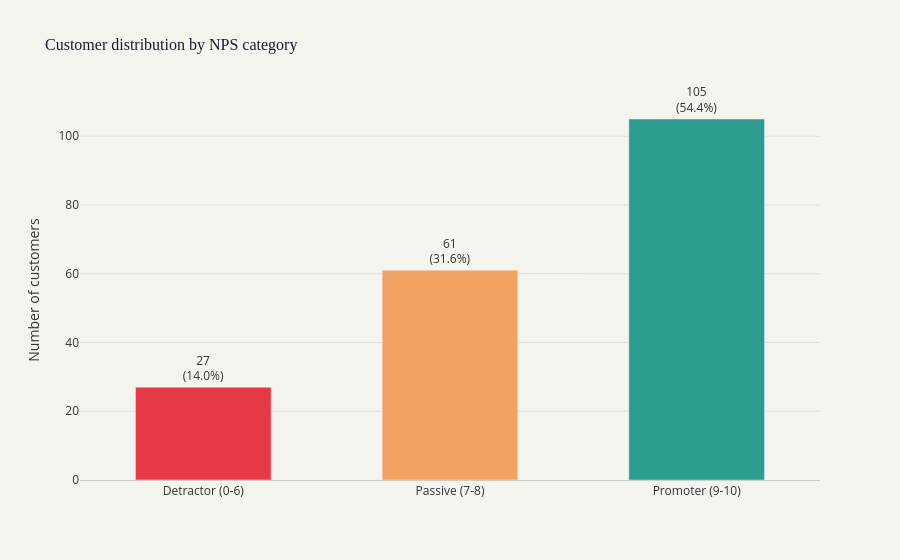

The notebook cell saved with this chart:
### Markdown cell above
Plot 1 - Distribution of Detractors, Passives, and Promoters

### Code cell
orden  = ["Detractor (0-6)", "Pasivo (7-8)", "Promotor (9-10)"]
label_map = {
    "Detractor (0-6)": "Detractor (0-6)",
    "Pasivo (7-8)": "Passive (7-8)",
    "Promotor (9-10)": "Promoter (9-10)"
}

counts = df_nps["nps_categoria"].value_counts().reindex(orden).fillna(0).astype(int).reset_index()
counts.columns = ["cat", "n"]
counts["cat_label"] = counts["cat"].map(label_map)
counts["label"] = counts.apply(lambda r: f"{r.n}<br>({r.n/len(df_nps)*100:.1f}%)", axis=1)

orden_en = ["Detractor (0-6)", "Passive (7-8)", "Promoter (9-10)"]

fig1 = px.bar(counts, x="cat_label", y="n", color="cat_label", text="label",
              color_discrete_sequence=["#e63946", "#f4a261", "#2a9d8f"],
              category_orders={"cat_label": orden_en},
              title="Customer distribution by NPS category",
              labels={"n": "Number of customers", "cat_label": ""})

fig1.update_traces(textposition="outside", cliponaxis=False, width=0.55)
fig1.update_layout(
    plot_bgcolor="#F5F5F0",
    paper_bgcolor="#F5F5F0",
    font=dict(color="#333333", size=12),
    title_font=dict(size=16, color="#1a1a2e", family="Arial Black"),
    xaxis=dict(tickfont=dict(color="#333333", size=12), linecolor="#cccccc"),
    yaxis=dict(gridcolor="#e0e0e0", tickfont=dict(color="#333333", size=12), zeroline=False),
    showlegend=False
)

fig1.show()

### Figure 1 — Plotly figure (JSON) as saved in the notebook; plotly's stock layout.template omitted (floating-point values rounded to 4 significant figures)
{"data": [{"cliponaxis": false, "hovertemplate": "=%{x}<br>Number of customers=%{y}<br>label=%{text}<extra></extra>", "legendgroup": "Detractor (0-6)", "marker": {"color": "#e63946", "pattern": {"shape": ""}}, "name": "Detractor (0-6)", "orientation": "v", "showlegend": true, "text": ["27<br>(14.0%)"], "textposition": "outside", "type": "bar", "width": 0.55, "x": ["Detractor (0-6)"], "xaxis": "x", "y": [27], "yaxis": "y"}, {"cliponaxis": false, "hovertemplate": "=%{x}<br>Number of customers=%{y}<br>label=%{text}<extra></extra>", "legendgroup": "Passive (7-8)", "marker": {"color": "#f4a261", "pattern": {"shape": ""}}, "name": "Passive (7-8)", "orientation": "v", "showlegend": true, "text": ["61<br>(31.6%)"], "textposition": "outside", "type": "bar", "width": 0.55, "x": ["Passive (7-8)"], "xaxis": "x", "y": [61], "yaxis": "y"}, {"cliponaxis": false, "hovertemplate": "=%{x}<br>Number of customers=%{y}<br>label=%{text}<extra></extra>", "legendgroup": "Promoter (9-10)", "marker": {"color": "#2a9d8f", "pattern": {"shape": ""}}, "name": "Promoter (9-10)", "orientation": "v", "showlegend": true, "text": ["105<br>(54.4%)"], "textposition": "outside", "type": "bar", "width": 0.55, "x": ["Promoter (9-10)"], "xaxis": "x", "y": [105], "yaxis": "y"}], "layout": {"barmode": "relative", "font": {"color": "#333333", "size": 12}, "legend": {"title": {"text": ""}, "tracegroupgap": 0}, "paper_bgcolor": "#F5F5F0", "plot_bgcolor": "#F5F5F0", "showlegend": false, "title": {"font": {"color": "#1a1a2e", "family": "Arial Black", "size": 16}, "text": "Customer distribution by NPS category"}, "xaxis": {"anchor": "y", "categoryarray": ["Detractor (0-6)", "Passive (7-8)", "Promoter (9-10)"], "categoryorder": "array", "domain": [0, 1], "linecolor": "#cccccc", "tickfont": {"color": "#333333", "size": 12}, "title": {"text": ""}}, "yaxis": {"anchor": "x", "domain": [0, 1], "gridcolor": "#e0e0e0", "tickfont": {"color": "#333333", "size": 12}, "title": {"text": "Number of customers"}, "zeroline": false}}}
